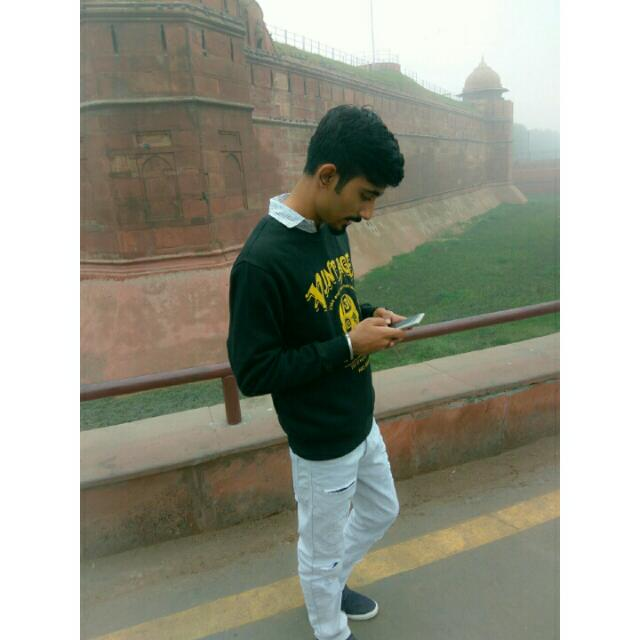
#> input picture pic.jpg, 640 x 640 px
$ python grabcut.py
#> lines starting #> are read from the running program, lines starting #| are printed output that depends on the picture
#allows to grab and cut a portion of image
#to extract the foreground
import cv2
import numpy as np
import matplotlib.pyplot as plt

img=cv2.imread('pic.jpg')
#> img is the input picture: shape (640, 640, 3); mean B, G, R 142.6, 155.9, 154.5
mask=np.zeros(img.shape[:2],np.uint8)

bgdModel=np.zeros((1,65),np.float64)
fgdModel=np.zeros((1,65),np.float64)

rect= (161,65,300,600)                                                 #change this

cv2.grabCut(img,mask,rect,bgdModel,fgdModel,5,cv2.GC_INIT_WITH_RECT)   #to cut
mask2=np.where((mask==2)|(mask==0),0,1).astype('uint8')
img=img*mask2[:,:,np.newaxis]
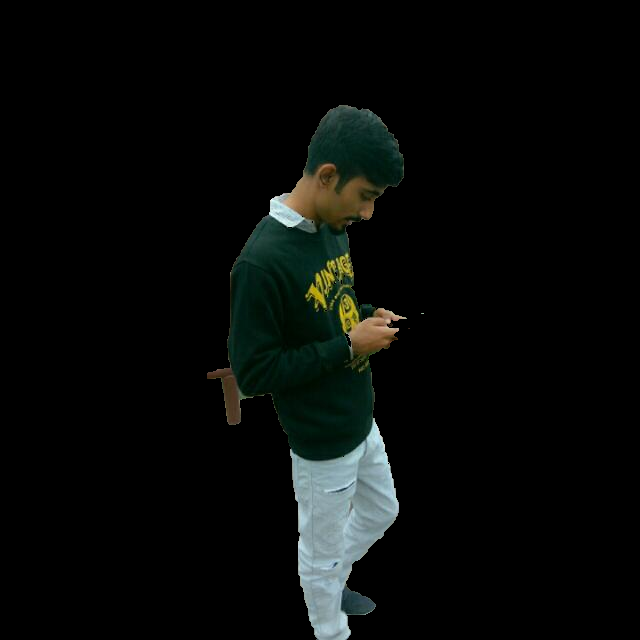
#> img: shape (640, 640, 3); mean B, G, R 8.7, 10.1, 7.9

plt.imshow(img)
plt.colorbar()
plt.show()
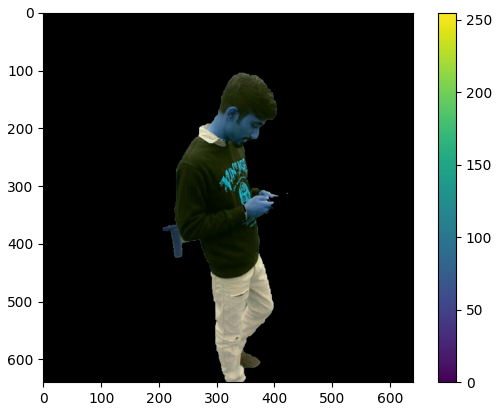
#> figure drawn by matplotlib, 2 panels; B, G, R data is drawn as R, G, B
